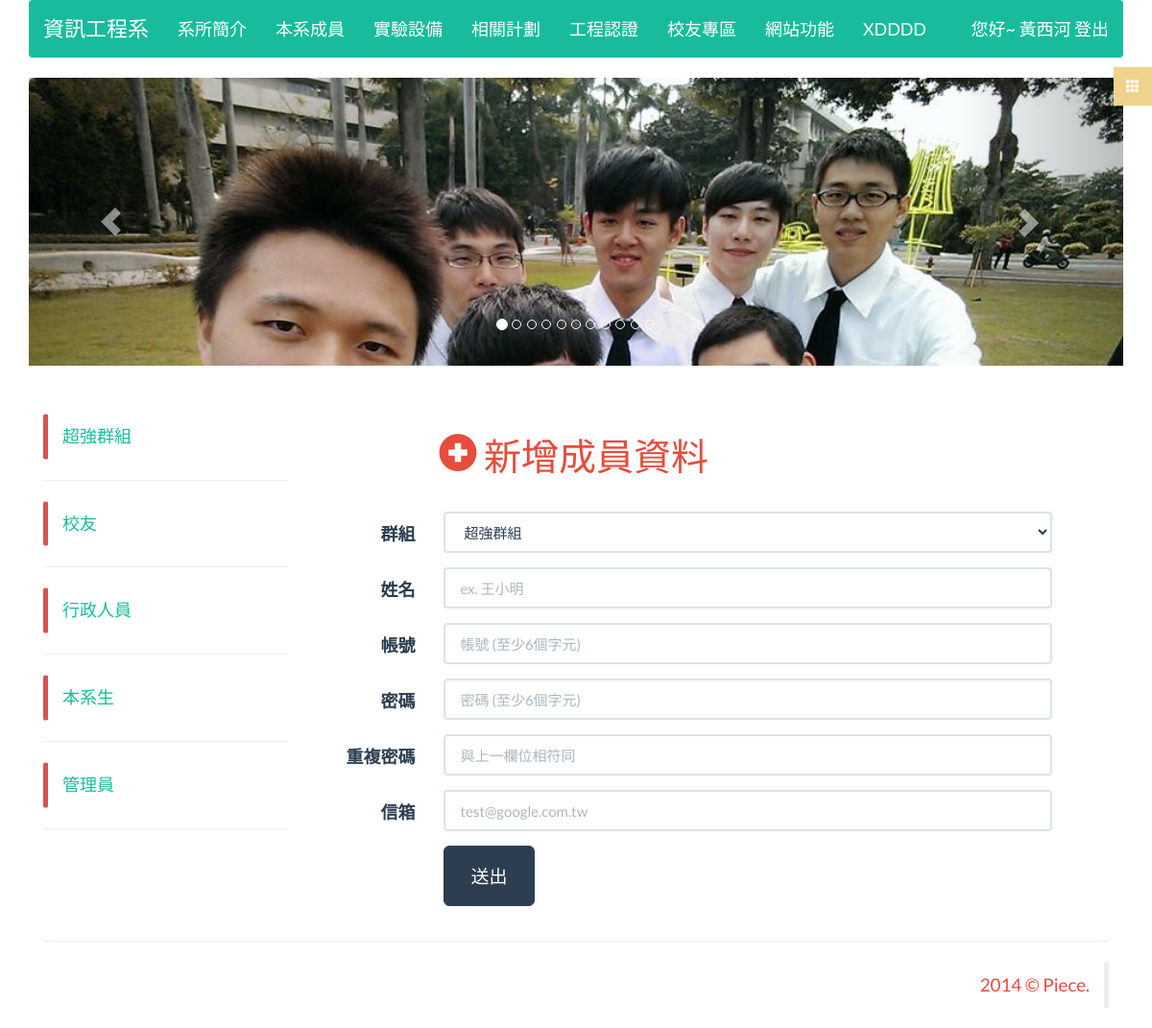
Page /index.php/member/add_member (signed in) on the committed database.
### tables this page shows
CREATE TABLE IF NOT EXISTS `page` (
`pageId` int(11) NOT NULL,
  `pageName` varchar(100) NOT NULL,
  `pageClass` varchar(100) NOT NULL,
  `pageContent` text NOT NULL
);

CREATE TABLE IF NOT EXISTS `page_category` (
`pageClass` int(11) NOT NULL,
  `pageClassName` varchar(100) NOT NULL
);

CREATE TABLE IF NOT EXISTS `group` (
`groupId` int(11) NOT NULL,
  `groupName` varchar(100) NOT NULL,
  `model` tinyint(1) NOT NULL,
  `news_token` tinyint(1) DEFAULT NULL COMMENT '公告管理權限',
  `group_token` tinyint(1) DEFAULT NULL COMMENT '群組管理權限',
  `member_token` tinyint(1) DEFAULT NULL COMMENT '成員管理權限',
  `file_token` tinyint(1) DEFAULT NULL COMMENT '檔案管理權限',
  `page_token` tinyint(1) DEFAULT NULL COMMENT '頁面管理權限',
  `ad_token` tinyint(1) DEFAULT NULL COMMENT '廣告權限'
);

### application/controllers/member.php (called while the page is built, shortened)
<?php if ( ! defined('BASEPATH')) exit('No direct script access allowed');
class Member extends MY_Controller {
	function __construct(){
		parent::__construct();
		$this->load->model('member_model');
		$this->asideQuery = $this->aside_model->select_group();
	}
	public function add_member(){
		$this->load->model('group_model');
		$query = $this->group_model->select_all_data();
		$this->load->library('form_validation');
		$this->form_validation->set_rules('account', '帳號', 'trim|required|min_length[6]|xss_clean');
		$this->form_validation->set_rules('password', '密碼', 'trim|required|min_length[6]|xss_clean');
  	$this->form_validation->set_rules('passwordrt', '重複密碼', 'trim|required|matches[password]|min_length[6]|xss_clean');
		$this->form_validation->set_rules('email', '信箱', 'trim|required|valid_email|xss_clean');
		$this->form_validation->set_rules('name', '姓名', 'trim|required|max_length[20]|xss_clean');
	  	if ($this->form_validation->run() == false){
	  		$this->load->view('add_member', array(
	  			'query' => $query,
	  			'asideQuery' => $this->asideQuery,
	  			'headerQuery' => $this->headerQuery
	  			));
	  		return true;
	  	}
	  	return true;
	}
}

### index.php (called while the page is built, shortened)
<?php
require_once BASEPATH.'core/CodeIgniter.php';

### application/libraries/Session.php (called while the page is built, shortened)
<?php if ( ! defined('BASEPATH')) exit('No direct script access allowed');
class Session
{
    protected $sess_namespace = '';
    protected $store = array();
     private function initialize()
     {
        if (isset($_SESSION[$this->sess_namespace]) ) {
            $this->store = $_SESSION[$this->sess_namespace];
        }
        $destroy = false;
        if (!$destroy) {
            return;
        }
    }
    public function userdata($value)
    {
        if (isset($this->store[$value])) {
            return $this->store[$value];
        } else {
            return false;
        }
    }
    public function set_userdata($data = array(), $value = '')
    {
        if (is_string($data)) {
            $data = array($data => $value);
        }
        foreach ($data as $key => $val) {
            $this->store[$key] = $val;
        }
    }
}

### application/models/header_model.php (called while the page is built, shortened)
<?php if ( ! defined('BASEPATH')) exit('No direct script access allowed');
class header_model extends CI_Model{
	function select_header_data_by_page_category(){
		$this->db->select('*');
		$this->db->from('page');
		$this->db->join('page_category', 'page.pageClass = page_category.pageClass');
		$this->db->order_by("page_category.pageClass","asc");
		$query = $this->db->get();
		return $query->result();
	}
}

### application/core/MY_Controller.php (called while the page is built, shortened)
<?php if ( ! defined('BASEPATH')) exit('No direct script access allowed');
class MY_Controller extends CI_Controller {
	function __construct(){
		$this->header();
	}
	protected function header(){
		$this->headerQuery = $this->header_model->select_header_data_by_page_category();
		return true;
	}
}

### application/models/aside_model.php (called while the page is built, shortened)
<?php if ( ! defined('BASEPATH')) exit('No direct script access allowed');
class Aside_model extends CI_Model{
	function select_group(){
		$this->db->select('groupId AS asideValue, groupName AS asideName');
		$this->db->from('group');
		$this->db->order_by("groupId","desc");
		$query = $this->db->get();
		foreach ($query->result() as $key => $value) {
			$value->asideValue = 'member/show_member/'.$value->asideValue;
		}
		return $query->result();
	}
	function select_file(){
		$this->db->select('fileClass AS asideValue, fileClassName AS asideName');
		$this->db->from('file_category');
		$this->db->order_by("fileClass","desc");
		$query = $this->db->get();
		return $query->result();
	}
}

### application/models/group_model.php (called while the page is built, shortened)
<?php if ( ! defined('BASEPATH')) exit('No direct script access allowed');
class Group_model extends CI_Model{
	function select_all_data(){
		$this->db->select('*');
		$this->db->from('group');
		$this->db->order_by("groupId","desc");
		$query = $this->db->get();
		return $query->result();
	}
}

### application/views/add_member.php (the view, shortened to what this page needs)
<? @require_once('templates/_header.php');?>
<article class="row wow fadeInUp">
<h1 class="text-danger col-sm-offset-2"><span class="glyphicon glyphicon-plus-sign"></span> 新增成員資料</h1>
<br>
<form class="form-horizontal" role="form" method="post" action="">
  <div class="form-group">
    <label class="col-sm-2 control-label">群組</label>
    <div class="col-sm-9">
      <select class="form-control" name="groupId">
        <? foreach ($query as $key => $value) { ?>
          <option value="<?= $value->groupId?>"><?= $value->groupName?></option>
        <? } ?>
      </select>
    </div>
  </div>
  <div class="form-group">
    <label class="col-sm-2 control-label">姓名</label>
    <div class="col-sm-9">
      <input type="text" class="form-control" name="name" placeholder="ex. 王小明" value="<? echo set_value('name');?>">
    </div>
  </div>
  <div class="form-group">
    <label for="inputAccount" class="col-sm-2 control-label">帳號</label>
    <div class="col-sm-9">
      <input type="text" class="form-control" name="account" placeholder="帳號 (至少6個字元)" value="<? echo set_value('account');?>">
    </div>
  </div>
  <div class="form-group">
    <label class="col-sm-2 control-label">密碼</label>
    <div class="col-sm-9">
      <input type="password" class="form-control" name="password" placeholder="密碼 (至少6個字元)">
    </div>
  </div>
  <div class="form-group">
    <label class="col-sm-2 control-label">重複密碼</label>
    <div class="col-sm-9">
      <input type="password" class="form-control" name="passwordrt" placeholder="與上一欄位相符同">
    </div>
  </div>
  <div class="form-group">
    <label class="col-sm-2 control-label">信箱</label>
    <div class="col-sm-9">
      <input type="email" class="form-control" name="email" placeholder="test@google.com.tw">
    </div>
  </div>
  <div class="form-group">
    <div class="col-sm-offset-2 col-sm-10">
      <button type="submit" class="btn btn-primary btn-lg">送出</button>
    </div>
  </div>
</form>
</article>
<? @require_once('templates/_footer.php');?>

### application/views/templates/_header.php (shortened to what this page needs)
<!DOCTYPE html>
<html>
<head>
  <link rel="stylesheet" type="text/css" href="<?=base_url('asset/css/flatly.bootstrap.min.css')?>">
  <link rel="stylesheet" type="text/css" href="<?=base_url('asset/css/font-awesome.min.css')?>">
  <link rel="stylesheet" type="text/css" href="<?=base_url('asset/css/menu.css')?>">
  <link rel="stylesheet" type="text/css" href="<?=base_url('asset/css/animate.css')?>">
  <link rel="stylesheet" type="text/css" href="<?=base_url('asset/css/piece.css')?>">
</head>
<body>
<div class="container">
<? if($this->session->userdata('account')){ ?>
<nav class="menu" id="theMenu">
  <div id="menuToggle"><span class="glyphicon glyphicon-th"></span></div>
</nav>
<? } ?>
<header class="row" style="margin: 0 0 50px 0;">
  <nav class="navbar navbar-default navbar-inverse" role="navigation" id="nav" style="z-index:1;">
    <div class="navbar-header">
      <a class="navbar-brand" href="<?= base_url('')?>">資訊工程系</a>
    </div>
    <div class="collapse navbar-collapse" id="bs-example-navbar-collapse-1">
      <ul class="nav navbar-nav">
        <ul class="hidden"><li>
        <?php $delay = 0;?>
        <?php $temp = -1?>
        <?php $animate_string = array('bounce', 'flash', 'pulse', 'bounceIn')?>
        <?php $animate_string = $animate_string[array_rand($animate_string)]?>
        <?php foreach ($headerQuery as $key => $value): ?>
          <?php if ($value->pageClass != $temp): ?>
            </ul></li>
            <li class="dropdown wow <?= $animate_string?>" data-wow-delay="<?=$delay+=0.1?>s">
            <a href="#" class="dropdown-toggle btn-hover-success" data-toggle="dropdown"><?= $value->pageClassName?></a>
            <ul class="dropdown-menu wow flipInX">
          <?php endif ?>
          <?php $temp = $value->pageClass; ?>
        <?php endforeach ?>
      </ul></li></ul>
      <?php if ( ! $this->session->userdata('account')): ?>
        <ul class="nav navbar-nav navbar-right">
          <li><a href="#"  data-toggle="modal" data-target="#login_btn">登入</a></li>
        </ul>
      <?php else: ?>
        <ul class="nav navbar-nav navbar-right">
          <li><a href="<?= base_url('user/logout')?>" >您好~ <?= $this->session->userdata('name')?> 登出</a></li>
        </ul>
      <?php endif ?>
    </div>
  </nav>
  <div id="carousel-example-generic" class="carousel slide" data-ride="carousel">
    <ol class="carousel-indicators">
      <li data-target="#carousel-example-generic" data-slide-to="0" class="active"></li>
      <li data-target="#carousel-example-generic" data-slide-to="1"></li>
      <li data-target="#carousel-example-generic" data-slide-to="2"></li>
      <li data-target="#carousel-example-generic" data-slide-to="3"></li>
      <li data-target="#carousel-example-generic" data-slide-to="4"></li>
      <li data-target="#carousel-example-generic" data-slide-to="5"></li>
      <li data-target="#carousel-example-generic" data-slide-to="6"></li>
      <li data-target="#carousel-example-generic" data-slide-to="7"></li>
      <li data-target="#carousel-example-generic" data-slide-to="8"></li>
      <li data-target="#carousel-example-generic" data-slide-to="9"></li>
      <li data-target="#carousel-example-generic" data-slide-to="10"></li>
    </ol>
    <div class="carousel-inner" role="listbox" style="height: 300px;">
      <div class="item active">
        <img src="<?=base_url('asset/img/banner/1.jpg')?>" class="img-rounded" alt="..." style="width:100%; height: 100%;">
      </div>
    </div>
    <a class="left carousel-control" href="#carousel-example-generic" role="button" data-slide="prev">
      <span class="glyphicon glyphicon-chevron-left" aria-hidden="true"></span>
    </a>
    <a class="right carousel-control" href="#carousel-example-generic" role="button" data-slide="next">
      <span class="glyphicon glyphicon-chevron-right" aria-hidden="true"></span>
    </a>
  </div>
</header>
<aside class="col-xs-12 col-sm-3 col-md-3">
  <ul class="nav nav-pills nav-stacked hidden-xs" >
    <?php $delay = 0;?>
    <?php foreach ($asideQuery as $key => $value): ?>
      <li class="wow slideInLeft" data-wow-delay="<?=$delay+=0.1?>s" data-wow-offset="-999" style="border: 1px solid #fff; border-radius:3px; border-left-color: #d9534f; border-left-width: 5px;">
        <a href="<?= base_url($value->asideValue)?>"><?= $value->asideName;?></a>
      </li>
      <hr>
    <?php endforeach ?>
  </ul>
</aside>
<div class="col-xs-12 col-sm-9 col-md-9">

### asset/css/menu.css (style rules this page uses)
.menu { position: fixed; right: -250px; width: 260px; height: 100%; top: 0; z-index: 10; text-align: left; }
.menu, .body-push { -webkit-transition: all .3s ease; -moz-transition: all .3s ease; -ms-transition: all .3s ease; -o-transition: all .3s ease; transition: all .3s ease; }
#menuToggle { position: absolute; top: 70px; left: -30px; z-index: 11; display: block; text-align: center; font-size: 14px; color: #ffffff; width: 40px; height: 40px; line-height: 40px; cursor: pointer; background: rgba(239,210,139,1); -webkit-transition: all .1s ease-in-out; -moz-transition: all .1s ease-in-out; -ms-transition: all .1s ease-in-out; -o-transition: all .1s ease-in-out; transition: all .1s ease-in-out; }

### rows in the picture
page: page_category.pageClassName "系所簡介"
page: page_category.pageClassName "本系成員"
page: page_category.pageClassName "實驗設備"
page: page_category.pageClassName "相關計劃"
page: page_category.pageClassName "工程認證"
page: page_category.pageClassName "校友專區"
page: page_category.pageClassName "網站功能"
page: page_category.pageClassName "XDDDD"
group: groupName "超強群組"
group: groupName "校友"
group: groupName "行政人員"
group: groupName "本系生"
group: groupName "管理員"

### other values in the picture
$this->session->userdata('name') "黃西河"
form field groupId "超強群組"
